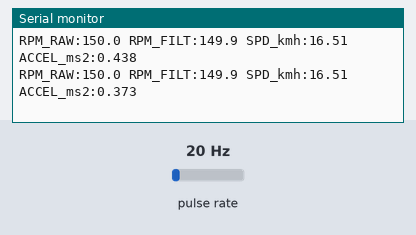
The sketch below on a simulated ESP32. On the bench: the last lines printed to the serial monitor. Wiring (inferred from the names in the program): pulse sensor: data GPIO 33. The test bench sets the inputs (shaded band); at power-on: pulse rate 20 Hz. The modem accepts every AT command (registered, SIM ready, sends succeed) and sends nothing else.

Above: at 3.2 s.
3.3 s: pulse rate (sensor on GPIO 33) set to 4 Hz
At 3.31 s:
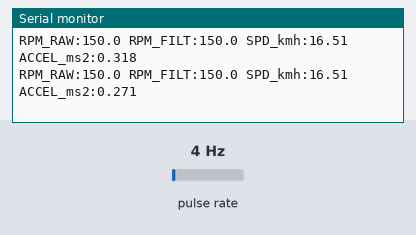
4.8 s: pulse rate (sensor on GPIO 33) set to 50 Hz
At 4.81 s:
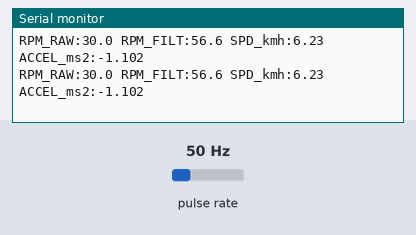
Timing chart, 0 to 7.8 s (numbered marks = the images above; inputs shaded):
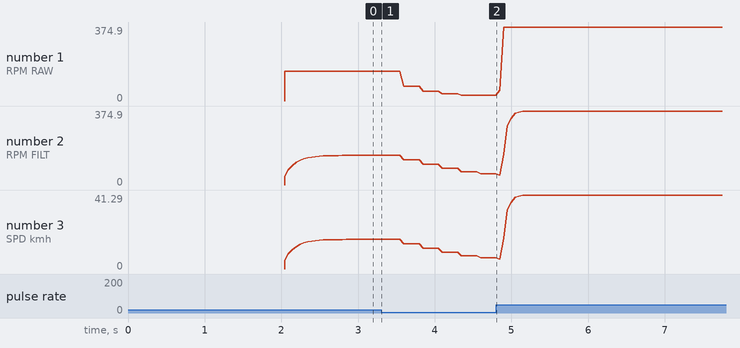

The sketch:

proximity_display_esp32.ino
```cpp
// ============================================================
// ESP32 — PROXIMITY SENSOR + UART DISPLAY OUTPUT
// Outputs: Raw RPM | Filtered RPM | Speed km/h | Accel m/s²
//
// This version sends data to BOTH:
//   1. USB Serial (Serial Monitor / Plotter) — unchanged
//   2. UART2 → Arduino Uno (for TFT LCD display)
//
// UART2 WIRING (ESP32 → Arduino Uno):
//   ESP32 GPIO 17 (TX2) ──→ Arduino Pin 10 (SoftwareSerial RX)
//   ESP32 GND            ──→ Arduino GND
//   *** DO NOT connect ESP32 TX directly to Arduino RX (pin 0) ***
//   *** Use SoftwareSerial on Arduino to keep hardware Serial free ***
//
// PROTOCOL:
//   Start byte: 0xAA
//   4× float32 (little-endian): rawRpm, filteredRpm, speedKmh, accel
//   Checksum: XOR of all 16 data bytes
//   End byte: 0x55
//   Total: 19 bytes per packet
// ============================================================


// ============================================================
// CONFIGURATION — change these to match your setup
// ============================================================

const int     SENSOR_PIN           = 33;     // GPIO pin connected to sensor output
const int     BOLT_COUNT           = 8;      // Number of bolts on the wheel circle
const float   WHEEL_DIAMETER_INCH  = 23.0f;  // Nominal wheel diameter in inches

// Derived constants (auto-calculated — do not edit)
const float   WHEEL_CIRC_M = 3.14159265f * WHEEL_DIAMETER_INCH * 0.0254f;
const float   KMH_PER_RPM  = WHEEL_CIRC_M * 3.6f / 60.0f;


// ============================================================
// UART2 CONFIGURATION (for Arduino display)
// ============================================================

#define UART2_TX_PIN    17      // ESP32 GPIO 17 = UART2 TX
#define UART2_RX_PIN    16      // ESP32 GPIO 16 = UART2 RX (not used but needed for init)
#define UART2_BAUD      115200  // Baud rate for display link

#define PKT_START       0xAA
#define PKT_END         0x55
#define PKT_SIZE        19      // 1 + 16 + 1 + 1 = 19 bytes


// ============================================================
// TIMING & FILTER SETTINGS
// ============================================================

const unsigned long DEBOUNCE_US     = 2000UL;     // 2 ms  — rejects sensor chatter
const unsigned long ZERO_TIMEOUT_US = 2000000UL;  // 2 s   — no pulse → speed = 0
const unsigned long PRINT_EVERY_MS  = 50UL;       // 50 ms → 20 readings per second

const float RPM_ALPHA   = 0.30f;  // EMA for RPM.   0.1=very smooth, 0.9=very raw
const float ACCEL_ALPHA = 0.15f;  // EMA for accel. Lower = smoother (less jitter)

const float MAX_BELIEVABLE_RPM = 6000.0f;  // Reject sensor spikes above this


// ============================================================
// 4-PULSE AVERAGING BUFFER
// ============================================================

#define NUM_AVG 4

volatile unsigned long pIntervals[NUM_AVG] = {0, 0, 0, 0};
volatile int           pIdx               = 0;
volatile int           pCount             = 0;
volatile unsigned long lastPulseTime_us   = 0;
volatile bool          newPulse           = false;


// ============================================================
// OUTPUT VARIABLES
// ============================================================

float rawRpm      = 0.0f;
float filteredRpm = 0.0f;
float speedKmh    = 0.0f;
float speedMs     = 0.0f;

// Acceleration
float prevSpeedMs     = 0.0f;
unsigned long prevSpeedTime_ms = 0;
float rawAccel_ms2    = 0.0f;
float filtAccel_ms2   = 0.0f;

// Print timer
unsigned long lastPrint_ms = 0;


// ============================================================
// FORWARD DECLARATION
// ============================================================
void IRAM_ATTR sensorISR();
void sendDisplayPacket(float rpm_raw, float rpm_filt, float spd_kmh, float accel);


// ============================================================
// SETUP
// ============================================================

void setup() {
  // USB Serial — for Serial Monitor / Plotter
  Serial.begin(115200);
  while (!Serial) delay(10);

  // UART2 — for Arduino TFT display
  Serial2.begin(UART2_BAUD, SERIAL_8N1, UART2_RX_PIN, UART2_TX_PIN);

  pinMode(SENSOR_PIN, INPUT_PULLUP);
  attachInterrupt(digitalPinToInterrupt(SENSOR_PIN), sensorISR, RISING);

  // ---- Startup banner ----
  Serial.println();
  Serial.println("============================================");
  Serial.println("  ESP32 PROXIMITY SENSOR + DISPLAY — READY ");
  Serial.println("============================================");
  Serial.print  ("  Wheel diameter  : "); Serial.print(WHEEL_DIAMETER_INCH, 1); Serial.println(" inch");
  Serial.print  ("  Circumference   : "); Serial.print(WHEEL_CIRC_M, 4);        Serial.println(" m");
  Serial.print  ("  Bolt count      : "); Serial.println(BOLT_COUNT);
  Serial.print  ("  km/h per RPM    : "); Serial.println(KMH_PER_RPM, 4);
  Serial.print  ("  Sensor pin      : GPIO"); Serial.println(SENSOR_PIN);
  Serial.print  ("  Display UART TX : GPIO"); Serial.println(UART2_TX_PIN);
  Serial.print  ("  Display baud    : "); Serial.println(UART2_BAUD);
  Serial.print  ("  Debounce        : "); Serial.print(DEBOUNCE_US / 1000.0f, 1); Serial.println(" ms");
  Serial.print  ("  Print rate      : "); Serial.print(1000UL / PRINT_EVERY_MS); Serial.println(" Hz");
  Serial.println("============================================");
  Serial.println();
  Serial.println("  Rotate the wheel and compare RPM_RAW");
  Serial.println("  with your tachometer reading.");
  Serial.println("============================================");
  Serial.println();

  delay(2000);

  // Print column header (Arduino Serial Plotter reads this as legend)
  Serial.println("RPM_RAW:0 RPM_FILT:0 SPD_kmh:0 ACCEL_ms2:0");
}


// ============================================================
// MAIN LOOP
// ============================================================

void loop() {

  // ---- 1. CALCULATE SPEED FROM SENSOR PULSES ----
  if (newPulse && pCount >= NUM_AVG) {

    noInterrupts();
    unsigned long buf[NUM_AVG];
    for (int i = 0; i < NUM_AVG; i++) buf[i] = pIntervals[i];
    newPulse = false;
    interrupts();

    unsigned long sum = 0;
    bool valid = true;
    for (int i = 0; i < NUM_AVG; i++) {
      if (buf[i] == 0) { valid = false; break; }
      sum += buf[i];
    }

    if (valid) {
      float avgInterval_us = (float)(sum / NUM_AVG);
      float newRawRpm = 60000000.0f / (avgInterval_us * (float)BOLT_COUNT);

      if (newRawRpm > 0.0f && newRawRpm < MAX_BELIEVABLE_RPM) {

        rawRpm      = newRawRpm;
        filteredRpm = (RPM_ALPHA * rawRpm) + ((1.0f - RPM_ALPHA) * filteredRpm);
        speedKmh    = filteredRpm * KMH_PER_RPM;
        speedMs     = speedKmh / 3.6f;

        // ---- 2. ACCELERATION ----
        unsigned long now_ms = millis();
        float dt = (float)(now_ms - prevSpeedTime_ms) / 1000.0f;

        if (prevSpeedTime_ms > 0 && dt > 0.01f && dt < 1.5f) {
          rawAccel_ms2  = (speedMs - prevSpeedMs) / dt;
          filtAccel_ms2 = (ACCEL_ALPHA * rawAccel_ms2) + ((1.0f - ACCEL_ALPHA) * filtAccel_ms2);
        }

        prevSpeedMs      = speedMs;
        prevSpeedTime_ms = now_ms;
      }
    }
  }


  // ---- 3. ZERO-SPEED TIMEOUT ----
  noInterrupts();
  unsigned long lastT = lastPulseTime_us;
  interrupts();

  if ((micros() - lastT) > ZERO_TIMEOUT_US) {
    if (rawRpm > 0.0f || filteredRpm > 0.0f) {
      rawRpm        = 0.0f;
      filteredRpm   = 0.0f;
      speedKmh      = 0.0f;
      speedMs       = 0.0f;
      rawAccel_ms2  = 0.0f;
      filtAccel_ms2 = 0.0f;
      prevSpeedMs   = 0.0f;
      prevSpeedTime_ms = 0;
    }
  }


  // ---- 4. SERIAL OUTPUT (USB + UART2 to display) ----
  if (millis() - lastPrint_ms >= PRINT_EVERY_MS) {
    lastPrint_ms = millis();

    // USB Serial Monitor / Plotter — unchanged
    Serial.print("RPM_RAW:");   Serial.print(rawRpm,        1);
    Serial.print(" RPM_FILT:"); Serial.print(filteredRpm,   1);
    Serial.print(" SPD_kmh:");  Serial.print(speedKmh,      2);
    Serial.print(" ACCEL_ms2:");Serial.println(filtAccel_ms2, 3);

    // UART2 → Arduino Uno → TFT Display
    sendDisplayPacket(rawRpm, filteredRpm, speedKmh, filtAccel_ms2);
  }
}


// ============================================================
// SEND BINARY PACKET TO ARDUINO DISPLAY
// Packet: [0xAA] [float×4 = 16 bytes] [XOR checksum] [0x55]
// Total: 19 bytes @ 115200 baud ≈ 1.65 ms to transmit
// ============================================================

void sendDisplayPacket(float rpm_raw, float rpm_filt, float spd_kmh, float accel) {
  uint8_t pkt[PKT_SIZE];
  pkt[0] = PKT_START;

  // Pack 4 floats as little-endian bytes
  memcpy(&pkt[1],  &rpm_raw,  4);
  memcpy(&pkt[5],  &rpm_filt, 4);
  memcpy(&pkt[9],  &spd_kmh,  4);
  memcpy(&pkt[13], &accel,    4);

  // XOR checksum over the 16 data bytes
  uint8_t checksum = 0;
  for (int i = 1; i <= 16; i++) {
    checksum ^= pkt[i];
  }
  pkt[17] = checksum;
  pkt[18] = PKT_END;

  Serial2.write(pkt, PKT_SIZE);
}


// ============================================================
// INTERRUPT SERVICE ROUTINE
// ============================================================

void IRAM_ATTR sensorISR() {
  unsigned long t  = micros();
  unsigned long dt = t - lastPulseTime_us;

  if (dt < DEBOUNCE_US) return;

  pIntervals[pIdx % NUM_AVG] = dt;
  pIdx++;
  if (pCount < NUM_AVG) pCount++;

  lastPulseTime_us = t;
  newPulse = true;
}
```

Measured:
- plotted number 1: 150 → 30 after the input at 3.3 s, 30 → 374.9 after the input at 4.8 s
- plotted number 2: 150 → 56.6 after the input at 3.3 s, 56.6 → 374.9 after the input at 4.8 s
- plotted number 3: 16.51 → 6.23 after the input at 3.3 s, 6.23 → 41.29 after the input at 4.8 s
